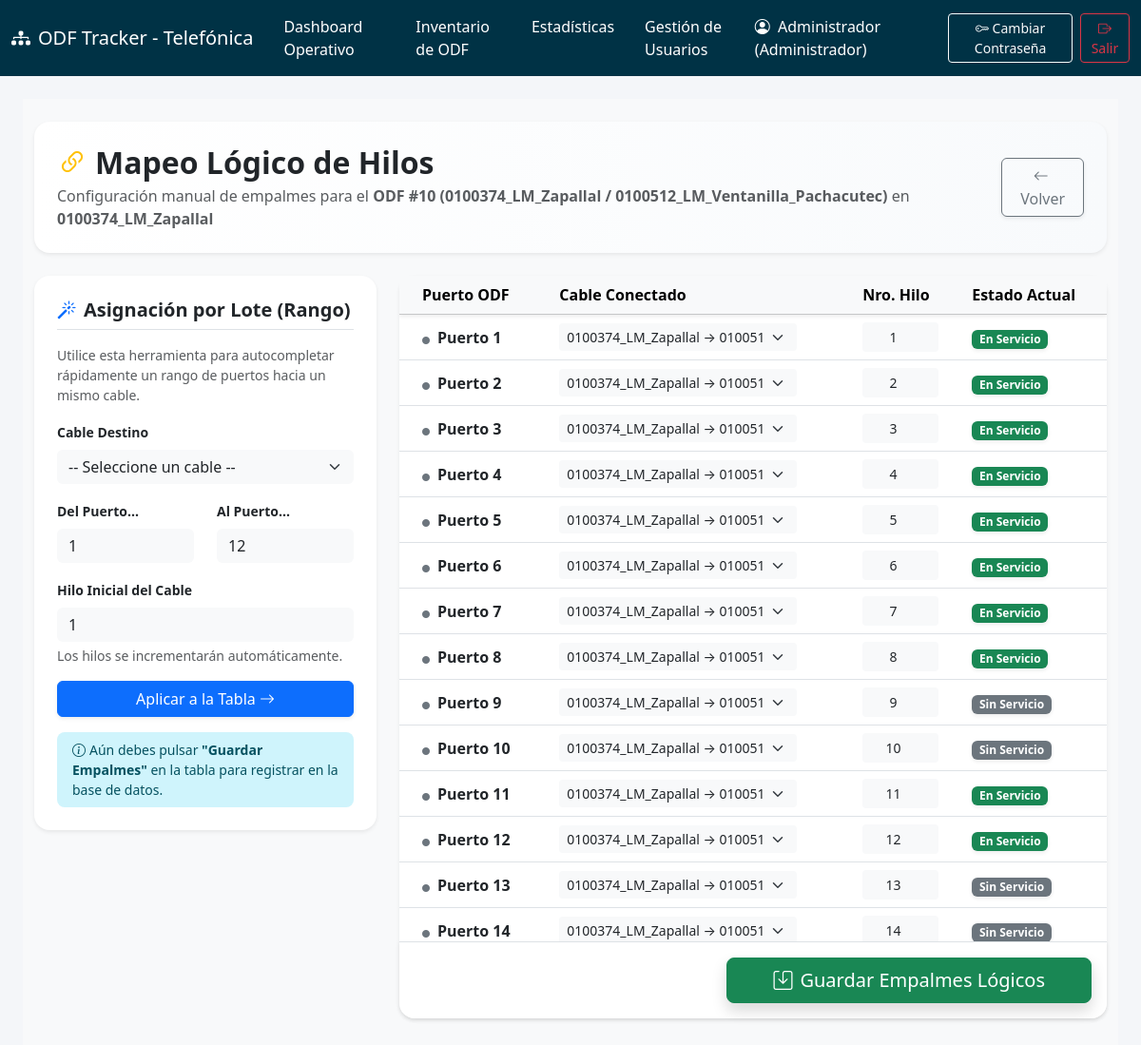
/asignar_hilos.php?id_odf=10 (signed in), run on the app's committed database.
### tables this page shows
CREATE TABLE `odf` (
  `id_odf` int(11) NOT NULL,
  `id_site` int(11) DEFAULT NULL,
  `origen` varchar(80) DEFAULT NULL,
  `destino` varchar(100) DEFAULT NULL,
  `capacidad_puertos` enum('12','24','48','96','144') NOT NULL,
  `ubicacion_rack` varchar(100) DEFAULT NULL,
  `activo` tinyint(4) DEFAULT 1
);

CREATE TABLE `site` (
  `id_site` int(11) NOT NULL,
  `nombre` varchar(100) NOT NULL,
  `direccion` varchar(255) DEFAULT NULL,
  `departamento` varchar(80) DEFAULT NULL,
  `distrito` varchar(80) DEFAULT NULL,
  `tipo` enum('PAG','AGG','SITE','AGG/PAG') NOT NULL DEFAULT 'SITE',
  `activo` tinyint(4) DEFAULT 1
);

CREATE TABLE `puerto` (
  `id_puerto` int(11) NOT NULL,
  `id_odf` int(11) DEFAULT NULL,
  `posicion` int(11) NOT NULL,
  `estado` enum('Sin Servicio','En Servicio','Reservado','Malogrado') NOT NULL DEFAULT 'Sin Servicio',
  `descripcion` varchar(255) DEFAULT NULL,
  `id_cable_conectado` int(11) DEFAULT NULL,
  `numero_hilo` int(11) DEFAULT NULL,
  `bloqueado` tinyint(4) DEFAULT 0,
  `modificado_por` int(11) DEFAULT NULL,
  `ultima_modificacion` datetime DEFAULT NULL
);

### asignar_hilos.php (the view, shortened to what this page needs)
<?php
require_once 'config/database.php';
$id_odf = $_GET['id_odf'] ?? null;
$stmt = $pdo->prepare("SELECT o.*, s.nombre as site_nombre FROM ODF o JOIN Site s ON o.id_site = s.id_site WHERE o.id_odf = ?");
$stmt->execute([$id_odf]);
$odf = $stmt->fetch();
$stmt = $pdo->prepare("SELECT *, CONCAT_WS(' → ', origen, destino) AS tipo_cable FROM CableAlimentacion WHERE id_site = ? AND activo = 1 ORDER BY origen");
$stmt->execute([$odf['id_site']]);
$cables = $stmt->fetchAll();
$stmt = $pdo->prepare("SELECT * FROM Puerto WHERE id_odf = ? ORDER BY posicion");
$stmt->execute([$id_odf]);
$puertos = $stmt->fetchAll();
require_once 'views/header.php';
?>
<div class="container-fluid py-4 bg-light min-vh-100">
    <div class="row mb-4">
        <div class="col-12">
            <div class="d-flex justify-content-between align-items-center bg-white p-4 rounded-4 shadow-sm border-0" style="background: linear-gradient(to right, #ffffff, #f8fafc);">
                <div>
                    <h2 class="fw-bold text-dark mb-0"><i class="bi bi-link-45deg text-warning me-2"></i>Mapeo Lógico de Hilos</h2>
                    <p class="text-muted mb-0 mt-1">Configuración manual de empalmes para el <strong>ODF #<?= $odf['id_odf'] ?> (<?= htmlspecialchars($odf['origen'].' / '.$odf['destino']) ?>)</strong> en <strong><?= htmlspecialchars($odf['site_nombre']) ?></strong></p>
                </div>
                <div>
                    <a href="admin_infraestructura.php" class="btn btn-outline-secondary btn-rounded shadow-sm"><i class="bi bi-arrow-left me-1"></i>Volver</a>
                </div>
            </div>
        </div>
    </div>
    <div class="row">
        <div class="col-md-4 mb-4">
            <div class="card shadow-sm border-0 rounded-4 sticky-top" style="top: 20px;">
                <div class="card-body p-4">
                    <h5 class="fw-bold border-bottom pb-2 mb-3"><i class="bi bi-magic text-primary me-2"></i>Asignación por Lote (Rango)</h5>
                    <p class="small text-muted mb-3">Utilice esta herramienta para autocompletar rápidamente un rango de puertos hacia un mismo cable.</p>
                    <div class="mb-3">
                        <label class="form-label small fw-bold">Cable Destino</label>
                        <select id="bulkCable" class="form-select bg-light border-0 shadow-none">
                            <option value="">-- Seleccione un cable --</option>
                        </select>
                    </div>
                    <div class="row mb-3">
                        <div class="col-6">
                            <label class="form-label small fw-bold">Del Puerto...</label>
                            <input type="number" id="bulkPortStart" class="form-control bg-light border-0 shadow-none" min="1" max="<?= $odf['capacidad_puertos'] ?>" value="1">
                        </div>
                        <div class="col-6">
                            <label class="form-label small fw-bold">Al Puerto...</label>
                            <input type="number" id="bulkPortEnd" class="form-control bg-light border-0 shadow-none" min="1" max="<?= $odf['capacidad_puertos'] ?>" value="12">
                        </div>
                    </div>
                    <div class="mb-3">
                        <label class="form-label small fw-bold">Hilo Inicial del Cable</label>
                        <input type="number" id="bulkThreadStart" class="form-control bg-light border-0 shadow-none" min="1" value="1">
                        <small class="text-muted d-block mt-1">Los hilos se incrementarán automáticamente.</small>
                    </div>
                    <button type="button" class="btn btn-primary w-100 btn-rounded shadow-sm" onclick="applyBulk()">Aplicar a la Tabla <i class="bi bi-arrow-right"></i></button>
                    <div class="alert alert-info mt-3 small py-2 mb-0 border-0 rounded-3"><i class="bi bi-info-circle me-1"></i>Aún debes pulsar <strong>"Guardar Empalmes"</strong> en la tabla para registrar en la base de datos.</div>
                </div>
            </div>
        </div>
        <div class="col-md-8">
            <div class="card shadow-sm border-0 rounded-4">
                <div class="card-body p-0">
                    <form action="api/crud_asignar_hilos.php" method="POST">
                        <div class="table-responsive" style="max-height: 700px; overflow-y: auto;">
                            <table class="table table-hover align-middle mb-0">
                                <thead class="table-light sticky-top shadow-sm" style="z-index: 10;">
                                    <tr>
                                        <th class="ps-4">Puerto ODF</th>
                                        <th>Cable Conectado</th>
                                        <th>Nro. Hilo</th>
                                        <th>Estado Actual</th>
                                    </tr>
                                </thead>
                                <tbody>
                                    <?php foreach ($puertos as $p): ?>
                                    <tr>
                                        <td class="ps-4 fw-bold text-dark"><i class="bi bi-circle-fill text-secondary me-2" style="font-size:0.5rem"></i>Puerto <?= $p['posicion'] ?></td>
                                        <td>
                                            <select name="cables[<?= $p['posicion'] ?>]" id="cable_<?= $p['posicion'] ?>" class="form-select form-select-sm shadow-none border-0 bg-light" style="width: 250px;">
                                                <?php foreach($cables as $c): ?>
                                                    <option value="<?= $c['id_cable'] ?>" <?= $p['id_cable_conectado']==$c['id_cable']?'selected':'' ?>><?= htmlspecialchars($c['tipo_cable']) ?></option>
                                                <?php endforeach; ?>
                                            </select>
                                        </td>
                                        <td>
                                            <input type="number" name="hilos[<?= $p['posicion'] ?>]" id="hilo_<?= $p['posicion'] ?>" class="form-control form-control-sm shadow-none border-0 bg-light text-center" style="width: 80px;" value="<?= $p['numero_hilo'] ?>" min="1" placeholder="-">
                                        </td>
                                        <td>
                                            <span class="badge <?= $p['estado']=='En Servicio'?'bg-success':($p['estado']=='Malogrado'?'bg-danger':($p['estado']=='Reservado'?'bg-warning text-dark':'bg-secondary')) ?> shadow-sm"><?= $p['estado'] ?></span>
                                        </td>
                                    </tr>
                                    <?php endforeach; ?>
                                </tbody>
                            </table>
                        </div>
                        </div>
                        <div class="p-3 bg-white border-top text-end rounded-bottom-4 sticky-bottom shadow-sm">
                            <button type="submit" id="btnGuardarEmpalmes" class="btn btn-success btn-lg btn-rounded shadow px-5"><i class="bi bi-save me-2"></i>Guardar Empalmes Lógicos</button>
                        </div>
                </div>
            </div>
        </div>
    </div>
</div>
<?php require_once 'views/footer.php'; ?>

### views/header.php (style rules this page uses)
body { background-color: #f4f6f9; }

### data on the page
odf: id_odf "10", origen+destino "0100374_LM_Zapallal / 0100512_LM_Ventanilla_Pachacutec", id_site.nombre "0100374_LM_Zapallal"
puerto: posicion "1", id_cable_conectado+posicion "0100374_LM_Zapallal → 0100512_LM_Ventanilla_Pachacutec", posicion+numero_hilo "1", estado "En Servicio"
puerto: posicion "2", id_cable_conectado+posicion "0100374_LM_Zapallal → 0100512_LM_Ventanilla_Pachacutec", posicion+numero_hilo "2", estado "En Servicio"
puerto: posicion "3", id_cable_conectado+posicion "0100374_LM_Zapallal → 0100512_LM_Ventanilla_Pachacutec", posicion+numero_hilo "3", estado "En Servicio"
puerto: posicion "4", id_cable_conectado+posicion "0100374_LM_Zapallal → 0100512_LM_Ventanilla_Pachacutec", posicion+numero_hilo "4", estado "En Servicio"
puerto: posicion "5", id_cable_conectado+posicion "0100374_LM_Zapallal → 0100512_LM_Ventanilla_Pachacutec", posicion+numero_hilo "5", estado "En Servicio"
puerto: posicion "6", id_cable_conectado+posicion "0100374_LM_Zapallal → 0100512_LM_Ventanilla_Pachacutec", posicion+numero_hilo "6", estado "En Servicio"
puerto: posicion "7", id_cable_conectado+posicion "0100374_LM_Zapallal → 0100512_LM_Ventanilla_Pachacutec", posicion+numero_hilo "7", estado "En Servicio"
puerto: posicion "8", id_cable_conectado+posicion "0100374_LM_Zapallal → 0100512_LM_Ventanilla_Pachacutec", posicion+numero_hilo "8", estado "En Servicio"
puerto: posicion "9", id_cable_conectado+posicion "0100374_LM_Zapallal → 0100512_LM_Ventanilla_Pachacutec", posicion+numero_hilo "9", estado "Sin Servicio"
puerto: posicion "10", id_cable_conectado+posicion "0100374_LM_Zapallal → 0100512_LM_Ventanilla_Pachacutec", posicion+numero_hilo "10", estado "Sin Servicio"
puerto: posicion "11", id_cable_conectado+posicion "0100374_LM_Zapallal → 0100512_LM_Ventanilla_Pachacutec", posicion+numero_hilo "11", estado "En Servicio"
puerto: posicion "12", id_cable_conectado+posicion "0100374_LM_Zapallal → 0100512_LM_Ventanilla_Pachacutec", posicion+numero_hilo "12", estado "En Servicio"
puerto: posicion "13", id_cable_conectado+posicion "0100374_LM_Zapallal → 0100512_LM_Ventanilla_Pachacutec", posicion+numero_hilo "13", estado "Sin Servicio"
puerto: posicion "14", id_cable_conectado+posicion "0100374_LM_Zapallal → 0100512_LM_Ventanilla_Pachacutec", posicion+numero_hilo "14", estado "Sin Servicio"

### other printed values
$_SESSION['usuario']['nombre'] "Administrador"
$_SESSION['usuario']['rol'] "Administrador"
